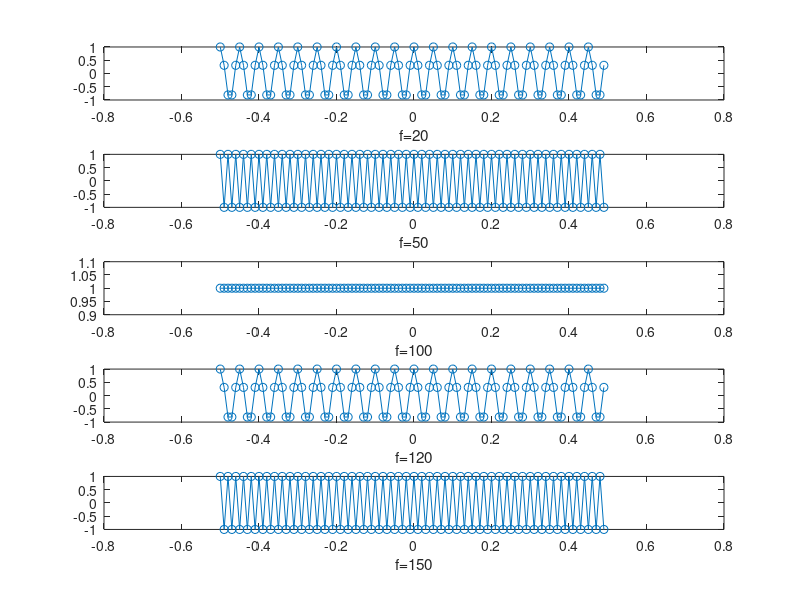

This chart was generated by the following MATLAB code:
% a) 
t = -0.5:0.01:0.49      % [-0.05 0.49] -> 100 pontos espaçados por 0.01
degrau = t >= 0
plot(t,degrau,"o-")

% b)
t = -0.5:0.01:0.49 
degrau = t >= 0

f = 2;
sinusoidal = cos(2*pi*f*t);

y = -2;
exponencial = exp(y*t);

subplot(3,1,1)
plot(t,degrau,"o-")
xlabel('Degrau')
subplot(3,1,2)
plot(t,sinusoidal,"o-")
xlabel('Sinusoidal')
subplot(3,1,3)
plot(t,exponencial,"o-")
xlabel('exponencial')

% c)
y1 = -2;
exponencial1 = exp(y1*t);
y2 = 2
exponencial2 = exp(y2*t);

subplot(2,1,1)
plot(t,exponencial1,"o-")
xlabel('y<0')
subplot(2,1,2)
plot(t,exponencial2,"o-")
xlabel('y>0')

% d)
t = -0.5:0.01:0.49 
f = 2;
sinusoidal = cos(2*pi*f*t);


subplot(5,1,1)
plot(t,cos(2*pi*20*t),"o-")
xlabel('f=20')
subplot(5,1,2)
plot(t,cos(2*pi*50*t),"o-")
xlabel('f=50')
subplot(5,1,3)
plot(t,cos(2*pi*100*t),"o-")
xlabel('f=100')
subplot(5,1,4)
plot(t,cos(2*pi*120*t),"o-")
xlabel('f=120')
subplot(5,1,5)
plot(t,cos(2*pi*150*t),"o-")
xlabel('f=150')